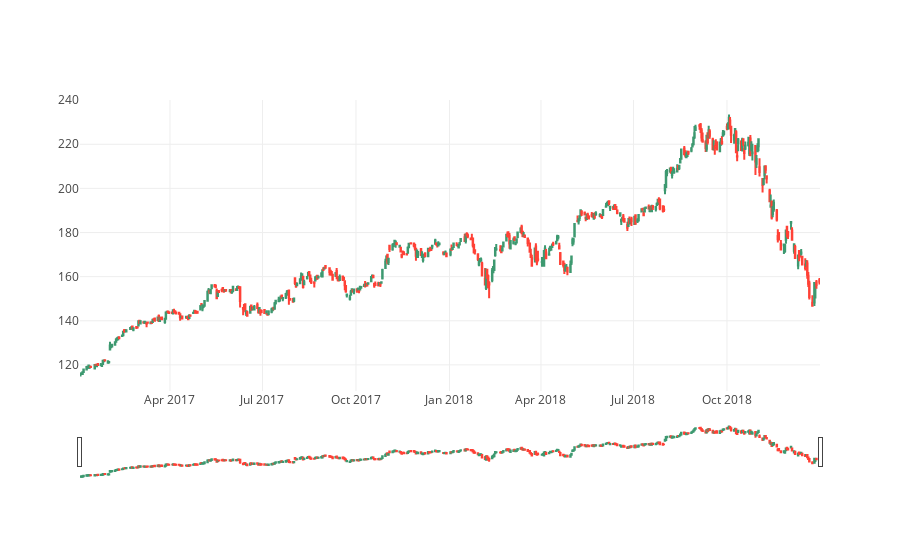

Here is the notebook cell this chart was saved with:
### Code cell
Timeseries.plot_ohlc_candlestick(aapl,'Date','Open','High','Low','Close')

### Figure 1 — Plotly figure (JSON) as saved in the notebook; plotly's stock layout.template omitted (floating-point values rounded to 4 significant figures; data arrays with more than 128 entries replaced by an {"elided": "..."} marker saying what was removed)
{"data": [{"close": {"elided": "502 float values"}, "high": {"elided": "502 float values"}, "low": {"elided": "502 float values"}, "name": "CandleStick", "open": {"elided": "502 float values"}, "type": "candlestick", "uid": "764d50f6-9b95-4173-a047-91a045c99a98", "x": {"elided": "502 str values"}}], "layout": {}}
